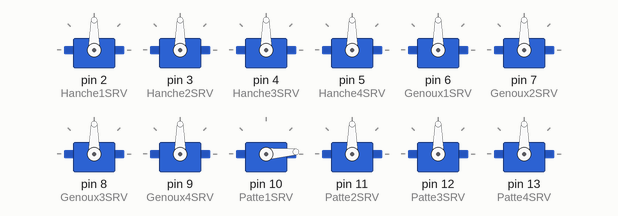
This sketch was run on a simulated Arduino Uno, built with avr-gcc and run on an emulated ATmega328P. Shown: 12 × servo.

Above: at 0.1 s.
At 5.5 s:
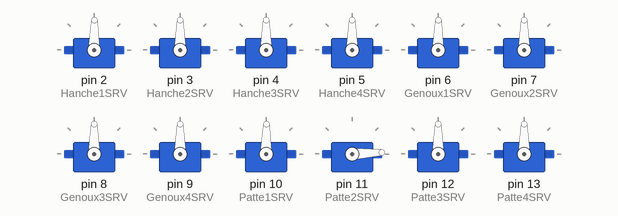
At 10.9 s:
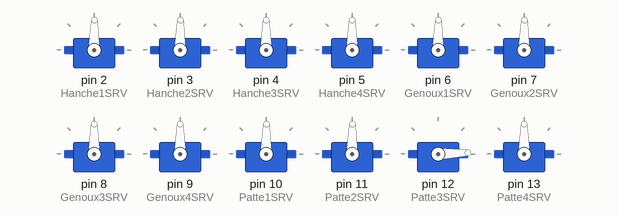
At 21.83 s:
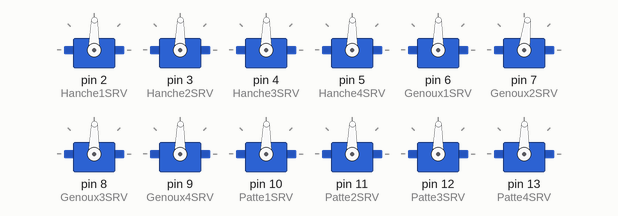
At 30.56 s:
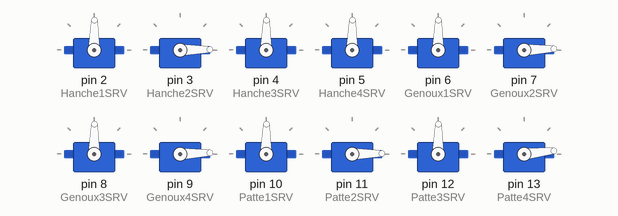
At 39.6 s:
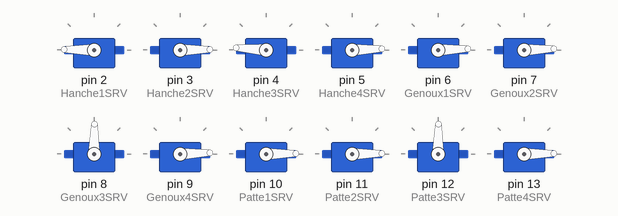
Timing chart, 0 to 40.0 s (numbered marks = the images above):
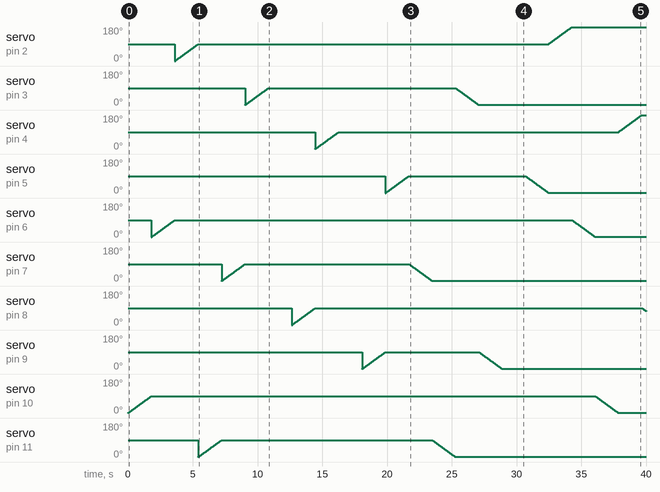

The sketch:

Walk.ino
```cpp
/*
 Name:		Walk.ino
 Created:	11/02/2017 11:03:10
 Author:	Nathann

 This program is used to make walk a quadruped robot.

 Define zone : Different Useful Position for the Leg servo
 Variable zone : variable used to store the position of each servo. Dont modify them directly, use the methode to move the servo instead.
 Creating Servo Object zone : Dont give a fuck of this, its for the librabry
 void setup : Asign each servo object to its pin (go there to change the pin used by each servo
 loop zone : PUT YOUR CODE HERE
 MemberXMV zone : list of method to move each servo.
 LegXMV zone : list of method to move each leg (deprecated)
 walk() zone : method to cordinate the movement of each leg and walk (deprecated)
 MoveXY() zone : methode that put the angle of each servo in angle variable from the XY coordinate where the leg should go.

 (method, function, sub program, procedure, ... Call it what you want, )
*/

#include <Servo.h>

#define SPEED 1
#define DELAY 20

#define RobotChestFloorDistanceInmm 50
#define DistanceCentreRobotExtremitePatte 250 //THIS VALUE IS NOT EXACT. MEASURE IT LAZY FATASS. DO IT. JUST DO IT
#define Coxa 40 //To be verified....
#define Tibia 140
#define Femur 100


#define HANCHE1MAXPOS 135
#define HANCHE2MAXPOS 135
#define HANCHE3MAXPOS 135
#define HANCHE4MAXPOS 135

#define HANCHE1IDLEPOS 90
#define HANCHE2IDLEPOS 90
#define HANCHE3IDLEPOS 90
#define HANCHE4IDLEPOS 90

#define HANCHE1MINPOS 45
#define HANCHE2MINPOS 45
#define HANCHE3MINPOS 45
#define HANCHE4MINPOS 45


#define GENOUX1MAXPOS 170
#define GENOUX2MAXPOS 170
#define GENOUX3MAXPOS 170
#define GENOUX4MAXPOS 170

#define GENOUX1IDLEPOS 90
#define GENOUX2IDLEPOS 90
#define GENOUX3IDLEPOS 90
#define GENOUX4IDLEPOS 90

#define GENOUX1MINPOS 10
#define GENOUX2MINPOS 10
#define GENOUX3MINPOS 10
#define GENOUX4MINPOS 10


#define PATTE1MAXPOS 170
#define PATTE2MAXPOS 170
#define PATTE3MAXPOS 170
#define PATTE4MAXPOS 170

#define PATTE1IDLEPOS 90
#define PATTE2IDLEPOS 90
#define PATTE3IDLEPOS 90
#define PATTE4IDLEPOS 90

#define PATTE1MINPOS 10
#define PATTE2MINPOS 10
#define PATTE3MINPOS 10
#define PATTE4MINPOS 10


// variable to store the servo position
int Hanche1Pos = 0;
int Hanche2Pos = 0;
int Hanche3Pos = 0;
int Hanche4Pos = 0;

int Genoux1Pos = 0;
int Genoux2Pos = 0;
int Genoux3Pos = 0;
int Genoux4Pos = 0;

int Patte1Pos = 0;
int Patte2Pos = 0;
int Patte3Pos = 0;
int Patte4Pos = 0;

int alpha;
int beta;
int gamma;


// create servo object to control a servo
Servo Hanche1SRV;
Servo Hanche2SRV;
Servo Hanche3SRV;
Servo Hanche4SRV;

Servo Genoux1SRV;
Servo Genoux2SRV;
Servo Genoux3SRV;
Servo Genoux4SRV;

Servo Patte1SRV;
Servo Patte2SRV;
Servo Patte3SRV;
Servo Patte4SRV;

void setup()
{
	Hanche1SRV.attach(2);
	Hanche2SRV.attach(3);
	Hanche3SRV.attach(4);
	Hanche4SRV.attach(5);

	Genoux1SRV.attach(6);
	Genoux2SRV.attach(7);
	Genoux3SRV.attach(8);
	Genoux4SRV.attach(9);

	Patte1SRV.attach(10);
	Patte2SRV.attach(11);
	Patte3SRV.attach(12);
	Patte4SRV.attach(13);

        Stand();
}

//YOUR CODE HERE
void loop()
{
  TestWalk();
  delay(3000);
}
//STOP HERE, YOUR CODE UP THERE
void Patte1MV(int pos)
{
	if (pos > Patte1Pos)
	{
		for (; Patte1Pos < pos; Patte1Pos += SPEED)
		{
			Patte1SRV.write(Patte1Pos);
			delay(DELAY);
		}
	}
	else
	{
		for (; Patte1Pos > pos; Patte1Pos -= SPEED)
		{
			Patte1SRV.write(Patte1Pos);
			delay(DELAY);
		}
	}
}

void Patte2MV(int pos)
{
	if (pos > Patte2Pos)
	{
		for (; Patte2Pos < pos; Patte2Pos += SPEED)
		{
			Patte2SRV.write(Patte2Pos);
			delay(DELAY);
		}
	}
	else
	{
		for (; Patte2Pos > pos; Patte2Pos -= SPEED)
		{
			Patte2SRV.write(Patte2Pos);
			delay(DELAY);
		}
	}
}

void Patte3MV(int pos)
{
	if (pos > Patte3Pos)
	{
		for (; Patte3Pos < pos; Patte3Pos += SPEED)
		{
			Patte3SRV.write(Patte3Pos);
			delay(DELAY);
		}
	}
	else
	{
		for (; Patte3Pos > pos; Patte3Pos -= SPEED)
		{
			Patte3SRV.write(Patte3Pos);
			delay(DELAY);
		}
	}
}

void Patte4MV(int pos)
{
	if (pos > Patte4Pos)
	{
		for (; Patte4Pos < pos; Patte4Pos += SPEED)
		{
			Patte4SRV.write(Patte4Pos);
			delay(DELAY);
		}
	}
	else
	{
		for (; Patte4Pos > pos; Patte4Pos -= SPEED)
		{
			Patte4SRV.write(Patte4Pos);
			delay(DELAY);
		}
	}
}

void Genoux1MV(int pos)
{
	if (pos > Genoux1Pos)
	{
		for (; Genoux1Pos < pos; Genoux1Pos += SPEED)
		{
			Genoux1SRV.write(Genoux1Pos);
			delay(DELAY);
		}
	}
	else
	{
		for (; Genoux1Pos > pos; Genoux1Pos -= SPEED)
		{
			Genoux1SRV.write(Genoux1Pos);
			delay(DELAY);
		}
	}
}

void Genoux2MV(int pos)
{
	if (pos > Genoux2Pos)
	{
		for (; Genoux2Pos < pos; Genoux2Pos += SPEED)
		{
			Genoux2SRV.write(Genoux2Pos);
			delay(DELAY);
		}
	}
	else
	{
		for (; Genoux2Pos > pos; Genoux2Pos -= SPEED)
		{
			Genoux2SRV.write(Genoux2Pos);
			delay(DELAY);
		}
	}
}

void Genoux3MV(int pos)
{
	if (pos > Genoux3Pos)
	{
		for (; Genoux3Pos < pos; Genoux3Pos += SPEED)
		{
			Genoux3SRV.write(Genoux3Pos);
			delay(DELAY);
		}
	}
	else
	{
		for (; Genoux3Pos > pos; Genoux3Pos -= SPEED)
		{
			Genoux3SRV.write(Genoux3Pos);
			delay(DELAY);
		}
	}
}

void Genoux4MV(int pos)
{
	if (pos > Genoux4Pos)
	{
		for (; Genoux4Pos < pos; Genoux4Pos += SPEED)
		{
			Genoux4SRV.write(Genoux4Pos);
			delay(DELAY);
		}
	}
	else
	{
		for (; Genoux4Pos > pos; Genoux4Pos -= SPEED)
		{
			Genoux4SRV.write(Genoux4Pos);
			delay(DELAY);
		}
	}
}

void Hanche1MV(int pos)
{
        pos = (180 - pos);
	if (pos > Hanche1Pos)
	{
		for (; Hanche1Pos < pos; Hanche1Pos += SPEED)
		{
			Hanche1SRV.write(Hanche1Pos);
			delay(DELAY);
		}
	}
	else
	{
		for (; Hanche1Pos > pos; Hanche1Pos -= SPEED)
		{
			Hanche1SRV.write(Hanche1Pos);
			delay(DELAY);
		}
	}
}

void Hanche2MV(int pos)
{
	if (pos > Hanche2Pos)
	{
		for (; Hanche2Pos < pos; Hanche2Pos += SPEED)
		{
			Hanche2SRV.write(Hanche2Pos);
			delay(DELAY);
		}
	}
	else
	{
		for (; Hanche2Pos > pos; Hanche2Pos -= SPEED)
		{
			Hanche2SRV.write(Hanche2Pos);
			delay(DELAY);
		}
	}
}

void Hanche3MV(int pos)
{
         pos = (180 - pos);
	if (pos > Hanche3Pos)
	{
		for (; Hanche3Pos < pos; Hanche3Pos += SPEED)
		{
			Hanche3SRV.write(Hanche3Pos);
			delay(DELAY);
		}
	}
	else
	{
		for (; Hanche3Pos > pos; Hanche3Pos -= SPEED)
		{
			Hanche3SRV.write(Hanche3Pos);
			delay(DELAY);
		}
	}
}

void Hanche4MV(int pos)
{
	if (pos > Hanche4Pos)
	{
		for (; Hanche4Pos < pos; Hanche4Pos += SPEED)
		{
			Hanche4SRV.write(Hanche4Pos);
			delay(DELAY);
		}
	}
	else
	{
		for (; Hanche4Pos > pos; Hanche4Pos -= SPEED)
		{
			Hanche4SRV.write(Hanche4Pos);
			delay(DELAY);
		}
	}
}

void Leg1MV()
{
	Genoux1MV(GENOUX1MAXPOS);
	Patte1MV(PATTE1MAXPOS);

	Hanche1MV(HANCHE1MAXPOS);

	Patte1MV(PATTE1IDLEPOS);
	Genoux1MV(GENOUX1IDLEPOS);

	Hanche1MV(HANCHE1IDLEPOS);
}

void Leg2MV()
{
	Genoux2MV(GENOUX2MAXPOS);
	Patte2MV(PATTE2MAXPOS);

	Hanche2MV(HANCHE2MAXPOS);

	Patte2MV(PATTE2IDLEPOS);
	Genoux2MV(GENOUX2IDLEPOS);

	Hanche2MV(HANCHE2IDLEPOS);
}

void Leg3MV()
{
	Genoux3MV(GENOUX3MAXPOS);
	Patte3MV(PATTE3MAXPOS);

	Hanche3MV(HANCHE3MAXPOS);

	Patte3MV(PATTE3IDLEPOS);
	Genoux3MV(GENOUX3IDLEPOS);

	Hanche3MV(HANCHE3IDLEPOS);
}

void Leg4MV()
{
	Genoux4MV(GENOUX4MAXPOS);
	Patte4MV(PATTE4MAXPOS);

	Hanche4MV(HANCHE4MAXPOS);

	Patte4MV(PATTE4IDLEPOS);
	Genoux4MV(GENOUX4IDLEPOS);

	Hanche4MV(HANCHE4IDLEPOS);
}

void Walk()
{
	Leg1MV();
	Leg3MV();
	Leg2MV();
	Leg4MV();
}

void Stand()
{
  Patte1MV(PATTE1IDLEPOS);
  Genoux1MV(GENOUX1IDLEPOS);
  Hanche1MV(HANCHE1IDLEPOS);
  Patte2MV(PATTE2IDLEPOS);
  Genoux2MV(GENOUX2IDLEPOS);
  Hanche2MV(HANCHE2IDLEPOS);
  Patte3MV(PATTE3IDLEPOS);
  Genoux3MV(GENOUX3IDLEPOS);
  Hanche3MV(HANCHE3IDLEPOS);
  Patte4MV(PATTE4IDLEPOS);
  Genoux4MV(GENOUX4IDLEPOS);
  Hanche4MV(HANCHE4IDLEPOS);
}

void TestWalk()
{
  MoveXY(70,0);
  Genoux2MV(alpha);
  Patte2MV(beta);
  Hanche2MV(gamma);

  MoveXY(0,70);
  Genoux4MV(alpha);
  Patte4MV(beta);
  Hanche4MV(gamma);

  MoveXY(70,70);
  Hanche1MV(gamma);
  Genoux1MV(alpha);
  Patte1MV(beta);

  MoveXY(20,20);
  Hanche3MV(gamma);
  Genoux3MV(alpha);
  Patte3MV(beta);

  MoveXY(0,70);
  Genoux2MV(alpha);
  Patte2MV(beta);
  Hanche2MV(gamma);

  MoveXY(70,0);
  Genoux4MV(alpha);
  Patte4MV(beta);
  Hanche4MV(gamma);
}

void MoveXY(int X,int Y)
{
  double alpha1;
  double alpha2;
  double DistanceCoxaToe;
  gamma = fabs(atan2(Y,X));
  DistanceCoxaToe = sqrt((sq(RobotChestFloorDistanceInmm)+(DistanceCentreRobotExtremitePatte-Coxa)));
  alpha1 = acos((RobotChestFloorDistanceInmm/DistanceCoxaToe));
  alpha2 = acos(((sq(Tibia)-sq(Femur)-sq(DistanceCentreRobotExtremitePatte))/(0-(2*Tibia*Femur))));
  alpha = fabs((alpha1+alpha2));
  beta = fabs(acos(((sq(DistanceCoxaToe)-sq(Tibia)-sq(Femur))/(0-(2*Tibia*Femur)))));
}
```

Measured:
- by itself, servo on pin 10 (Patte1SRV): rises from 0° to 90° in 36.0 s, then falls to 1° in 1.8 s
